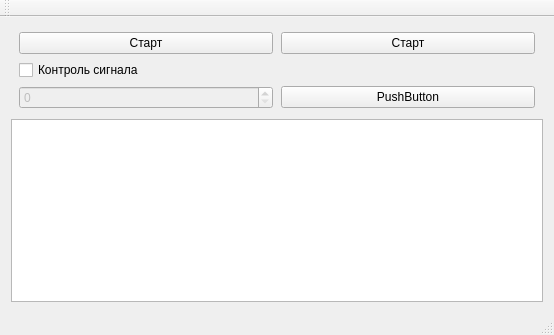
<?xml version="1.0" encoding="UTF-8"?>
<ui version="4.0">
 <class>MainWindow</class>
 <widget class="QMainWindow" name="MainWindow">
  <property name="geometry">
   <rect>
    <x>0</x>
    <y>0</y>
    <width>554</width>
    <height>335</height>
   </rect>
  </property>
  <property name="minimumSize">
   <size>
    <width>470</width>
    <height>250</height>
   </size>
  </property>
  <property name="windowTitle">
   <string>Сервер сети CAN</string>
  </property>
  <widget class="QWidget" name="centralWidget">
   <layout class="QVBoxLayout" name="verticalLayout">
    <item>
     <layout class="QGridLayout" name="gridLayout">
      <property name="leftMargin">
       <number>8</number>
      </property>
      <property name="topMargin">
       <number>4</number>
      </property>
      <property name="rightMargin">
       <number>8</number>
      </property>
      <property name="bottomMargin">
       <number>4</number>
      </property>
      <property name="horizontalSpacing">
       <number>8</number>
      </property>
      <item row="0" column="0">
       <widget class="QPushButton" name="bnStartStopCan0">
        <property name="text">
         <string>Старт</string>
        </property>
       </widget>
      </item>
      <item row="0" column="1">
       <widget class="QPushButton" name="bnStartStopCan1">
        <property name="text">
         <string>Старт</string>
        </property>
       </widget>
      </item>
      <item row="1" column="0">
       <widget class="QCheckBox" name="chbxCheckCanId">
        <property name="text">
         <string>Контроль сигнала</string>
        </property>
       </widget>
      </item>
      <item row="2" column="0">
       <widget class="QSpinBox" name="spbxCheckCanId">
        <property name="enabled">
         <bool>false</bool>
        </property>
        <property name="maximum">
         <number>1000000</number>
        </property>
       </widget>
      </item>
      <item row="2" column="1">
       <widget class="QPushButton" name="pushButton">
        <property name="text">
         <string>PushButton</string>
        </property>
       </widget>
      </item>
     </layout>
    </item>
    <item>
     <widget class="QTextEdit" name="textlog"/>
    </item>
   </layout>
  </widget>
  <widget class="QMenuBar" name="menuBar">
   <property name="geometry">
    <rect>
     <x>0</x>
     <y>0</y>
     <width>554</width>
     <height>22</height>
    </rect>
   </property>
  </widget>
  <widget class="QToolBar" name="mainToolBar">
   <attribute name="toolBarArea">
    <enum>TopToolBarArea</enum>
   </attribute>
   <attribute name="toolBarBreak">
    <bool>false</bool>
   </attribute>
  </widget>
  <widget class="QStatusBar" name="statusBar"/>
 </widget>
 <layoutdefault spacing="6" margin="11"/>
 <resources/>
 <connections/>
</ui>
